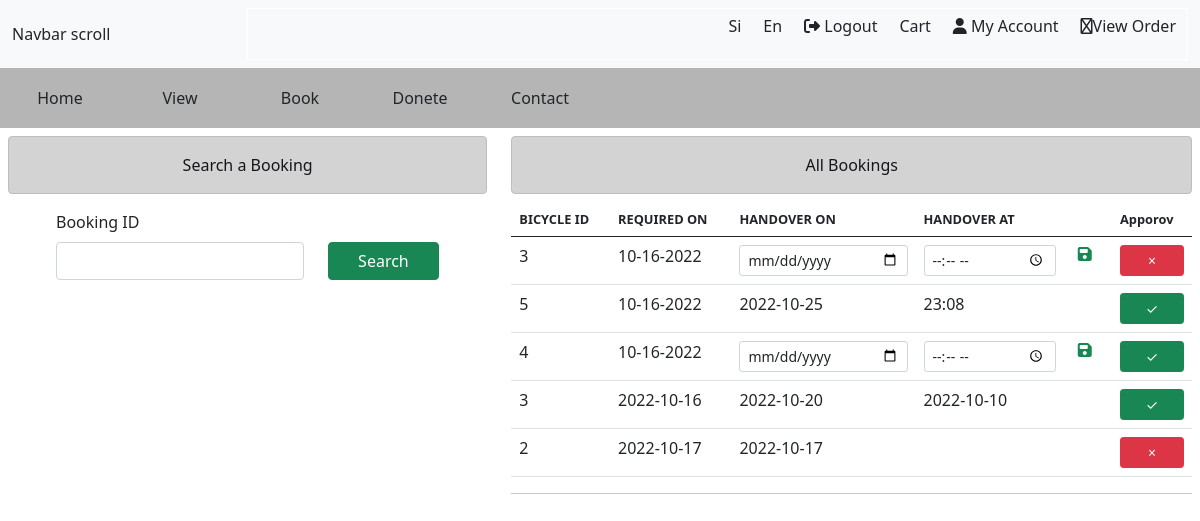
The page /edit.php (signed in) on the database its author committed.
### tables this page shows
CREATE TABLE `bookings` (
  `id` int(11) NOT NULL,
  `user_id` int(11) NOT NULL,
  `bid` int(11) NOT NULL,
  `comment` varchar(255) DEFAULT NULL,
  `req_on` varchar(20) NOT NULL,
  `req_at` varchar(10) NOT NULL DEFAULT '10:00AM',
  `handover_on` varchar(20) DEFAULT NULL,
  `handover_at` varchar(20) DEFAULT NULL,
  `approve` int(11) NOT NULL DEFAULT 0
);

### actions/config.php (called while the page is built, shortened)
<?php
function getAllBookings($conn){
  $sql="SELECT * FROM bookings ORDER BY id DESC";
  $res=$conn->query($sql);
  $bookings=[];
  if($res==TRUE){
    if($res->num_rows>0){
      while($row=$res->fetch_assoc()){
        array_push($bookings,$row);
      }
      return $bookings;
    }else{
      return null;
    }
  }else{
    return null;
  }
}

### edit.php (the view, shortened to what this page needs)
<?php
include_once './actions/config.php';
include './layout.php';
?>
<div class="container-fluid p-2">
  <div class="row">
    <div class="col-12 col-lg-5">
      <p class="alert alert-dark text-center">Search a Booking</p>
      <form action="<?= $_SERVER['PHP_SELF']?>"  class=" mx-5">
        <div class="mb-3">
          <label  class="form-label">Booking ID</label>
          <div class="row">
            <div class="col-8">
              <input type="number" value="<?= isset($_GET['bookid'])?$_GET['bookid']:''  ?>" required name="bookid" class="form-control">
            </div>
            <div class="col-4">
              <input type="submit" value="Search" name="search" class="btn btn-success w-100">
            </div>
            </div>
        </div>
      </form>
    </div>
    <div class="col-12 col-lg-7">
      <p class="alert alert-dark text-center m-0">All Bookings</p>
      <table class="table table-hover mt-2">
        <thead>
          <tr style="font-size:0.8rem ;">
            <th>BICYCLE ID</th>
            <th >REQUIRED ON</th>
            <th>HANDOVER ON</th>
            <th>HANDOVER AT</th>
            <th></th>
            <th>Apporov</th>
          </tr>
        </thead>
        <tbody>
          <tr>
            <?php
            $books=getAllBookings($conn);
           foreach ($books as $book) {?>
            <tr>
              <td><?= $book['bid']?></td>
              <td  ><?= $book['req_on']?></td>
              <?php
              if($book['handover_on']==null){?>
                <form class="detail-form" action="./actions/register.php" method="POST">
                  <td><input type="date" required name="hd" class="form-control form-control-sm"></td>
                  <td><input type="time" required name="ht" class=" form-control form-control-sm"></td>
                  <td><button type="submit" name="update"><i class="fa-solid fa-floppy-disk text-success"></i></button></td>
                </form>
              <?php }
              else{?>
                <td  ><?= $book['handover_on']?></td>
                <td  ><?= $book['handover_at']?></td>
                <td></td>
              <?php }
              ?>
              <td><button class="btn btn-sm app-btn <?= $book['approve']==0?'btn-danger':'btn-success' ?> w-100"
              data-bid=<?= $book['id']?>
              data-state=<?= $book['approve']==0?1:0 ?>
              data-bicycle=<?= $book['bid'] ?> >
              <?=
              $book['approve']==0?'&times':'&#10003';
              ?>
            </button></td>
            </tr>
           <?php }
            ?>
          </tr>
        </tbody>
      </table>
      <hr>
    </div>
  </div>
</div>

### edit.php (style rules this page uses)
button[type='submit'] { background-color: transparent; border: none; outline: none; }

### rows shown on the page
bookings: bid "3", req_on "10-16-2022"
bookings: bid "5", req_on "10-16-2022", handover_on "2022-10-25", handover_at "23:08"
bookings: bid "4", req_on "10-16-2022"
bookings: bid "3", req_on "2022-10-16", handover_on "2022-10-20", handover_at "2022-10-10"
bookings: bid "2", req_on "2022-10-17", handover_on "2022-10-17"
